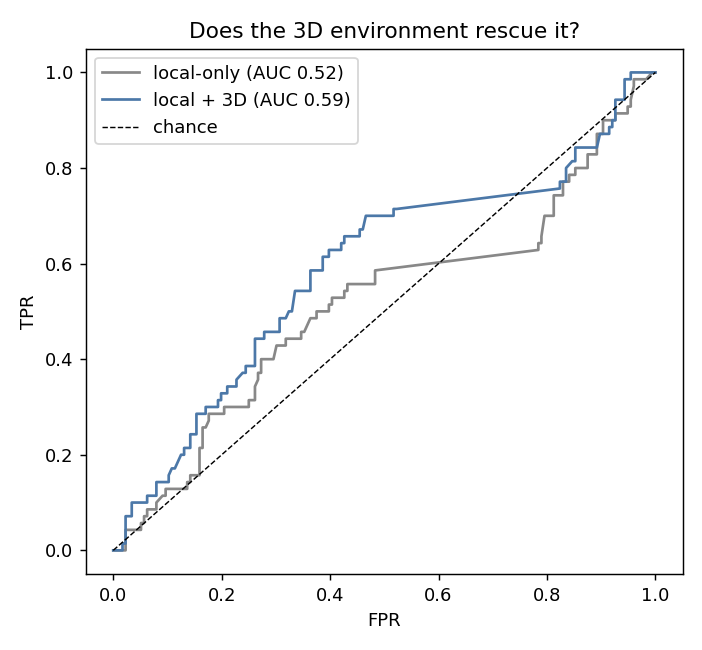

Write Python code to recreate this figure.
"""
proteinX GATE 3 -- the 3D ingredient.

Does adding the mutated residue's 3D CONTACT ENVIRONMENT (the AA identities
packed around it in space, from the known scaffold) rescue mover prediction
that local sequence couldn't (core AUC 0.52)?

Clean A/B: same culled training set, same T4L validation, two feature sets:
   local      = entry geometry(4) + outcome one-hot(100)
   local+3D   = local + contact-AA composition(20) + n_contacts(1)

Note on differencing: the environment is identical for WT and mutant, so it
cancels except through its INTERACTION with the central residue change -- which
a gradient-boosted model can represent. So this tests whether environment-
conditioned substitution effects are learnable, i.e. structure-based ddG-style
signal.
"""
import os
import numpy as np
from collections import Counter, defaultdict
from bending_metric import bending_angle, is_continuous
from feasibility_t4l import parse_ca, window_bend, PDB_DIR
from loop_gate import parse_ss, ss_of, pick_t4l, longest, is_conservative
from gate2_model_feasibility import entry_features, outcome_onehot, AAIDX, TRAIN_DIR
from stats_utils import cluster_auc_ci, paired_delta_auc

CUTOFF = 8.0


def chain_geom(res):
    nums = np.array(sorted(res))
    coords = np.array([res[n][1] for n in nums])
    aai = np.array([AAIDX.get(res[n][0], -1) for n in nums])
    pos = {int(n): i for i, n in enumerate(nums)}
    D = np.sqrt(((coords[:, None, :] - coords[None, :, :]) ** 2).sum(-1))
    return dict(nums=nums, aai=aai, pos=pos, D=D)


def env_at(g, r):
    """contact-AA composition(20) + n_contacts, for non-local neighbors (<8A, |dj|>4)."""
    if r not in g["pos"]:
        return None
    k = g["pos"][r]
    mask = (np.abs(g["nums"] - r) > 4) & (g["D"][k] < CUTOFF)
    valid = mask & (g["aai"] >= 0)
    cnt = np.bincount(g["aai"][valid], minlength=20)[:20].astype(float)
    return list(cnt) + [float(mask.sum())]


def build_training(exclude):
    files = [f[:-4] for f in os.listdir(TRAIN_DIR) if f.endswith(".pdb")]
    Xl, Xe, y, grp = [], [], [], []
    for gi, pid in enumerate(files):
        if pid.upper() in exclude:
            continue
        p = os.path.join(TRAIN_DIR, f"{pid}.pdb")
        try:
            ch, res = longest(parse_ca(p))
        except Exception:
            ch = None
        if ch is None:
            continue
        g = chain_geom(res)
        lo, hi = int(g["nums"].min()), int(g["nums"].max())
        for s in range(lo + 3, hi - 4):
            r = s + 2
            ef = entry_features(res, s)
            win = [s + k for k in range(5)]
            if ef is None or any(w not in res for w in win):
                continue
            pts = np.array([res[w][1] for w in win])
            if not is_continuous(pts):
                continue
            e = env_at(g, r)
            if e is None:
                continue
            seq5 = "".join(res[w][0] for w in win)
            Xl.append(ef + list(outcome_onehot(seq5))); Xe.append(e)
            y.append(bending_angle(pts)); grp.append(gi)
    return (np.array(Xl), np.array(Xe), np.array(y), np.array(grp))


def build_t4l_val():
    files = [f[:-4] for f in os.listdir(PDB_DIR) if f.endswith(".pdb")]
    S = {}
    for pid in files:
        p = os.path.join(PDB_DIR, f"{pid}.pdb")
        try:
            ch, res = pick_t4l(parse_ca(p))
        except Exception:
            ch = None
        if ch is None:
            continue
        helix, sheet, has = parse_ss(p)
        if has:
            S[pid] = dict(chid=ch, res=res, helix=helix, sheet=sheet)
    counts = defaultdict(Counter)
    for d in S.values():
        for rs, (aa, _) in d["res"].items():
            counts[rs][aa] += 1
    cons = {rs: c.most_common(1)[0][0] for rs, c in counts.items()
            if sum(c.values()) >= 10}
    wt_ids, mut1 = [], []
    for pid, d in S.items():
        m = tuple(sorted((rs, cons[rs], aa) for rs, (aa, _) in d["res"].items()
                         if rs in cons and aa != cons[rs]))
        if not m:
            wt_ids.append(pid)
        elif len(m) == 1:
            mut1.append((pid, m[0]))
    wt_med, wt_sig = {}, {}
    for s in range(min(cons), max(cons) - 4):
        vals = np.array([v for v in (window_bend(S[p]["res"], s) for p in wt_ids)
                         if v is not None])
        if len(vals) >= 3:
            wt_med[s] = float(np.median(vals))
            wt_sig[s] = float(1.4826 * np.median(np.abs(vals - np.median(vals))))
    pooled = float(np.median([v for v in wt_sig.values() if v > 0]))
    scaffold = max(wt_ids, key=lambda p: len(S[p]["res"]))
    gsc = chain_geom(S[scaffold]["res"])
    rows = []
    for pid, (r, wtaa, mutaa) in mut1:
        s = r - 2
        if s not in wt_med:
            continue
        b = window_bend(S[pid]["res"], s)
        ef = entry_features(S[scaffold]["res"], s)
        win = [s + k for k in range(5)]
        env = env_at(gsc, r)
        if b is None or ef is None or env is None or any(w not in cons for w in win):
            continue
        delta = b - wt_med[s]
        if is_conservative(wtaa, mutaa) and abs(delta) > 10:        # QC
            continue
        ss = ss_of(S[pid]["helix"], S[pid]["sheet"], S[pid]["chid"], r)
        wt_seq = "".join(cons[w] for w in win)
        rows.append(dict(r=r, delta=delta, mover=abs(delta) > 2 * (wt_sig.get(s, pooled) or pooled),
                         ef=ef, env=env, ss=ss,
                         wt_oh=list(outcome_onehot(wt_seq)),
                         mut_oh=list(outcome_onehot(wt_seq[:2] + mutaa + wt_seq[3:]))))
    return rows


def auc_ci(mov, score, sites):
    """AUC + 90% CI, resampling whole residues (mutations at a site correlate)."""
    auc, lo, hi, _ = cluster_auc_ci(mov, score, sites)
    return auc, lo, hi


def main():
    from sklearn.ensemble import HistGradientBoostingRegressor
    from sklearn.metrics import mean_squared_error, average_precision_score

    t4l = set(f[:-4].upper() for f in os.listdir(PDB_DIR) if f.endswith(".pdb"))
    print("building training set (local + 3D env) ...")
    Xl, Xe, y, grp = build_training(t4l)
    print(f"  {len(y)} windows from {len(set(grp))} chains")
    X3 = np.hstack([Xl, Xe])

    gids = np.array(sorted(set(grp))); np.random.default_rng(0).shuffle(gids)
    te = np.array([g in set(gids[:max(1, len(gids)//5)]) for g in grp]); tr = ~te
    def fit(X):
        m = HistGradientBoostingRegressor(max_iter=400, learning_rate=0.08,
                                          max_depth=6, random_state=0)
        m.fit(X[tr], y[tr]); return m
    Ml, M3 = fit(Xl), fit(X3)
    rmse_l = np.sqrt(mean_squared_error(y[te], Ml.predict(Xl[te])))
    rmse_3 = np.sqrt(mean_squared_error(y[te], M3.predict(X3[te])))
    print(f"  absolute-bending RMSE: local={rmse_l:.1f}  local+3D={rmse_3:.1f} deg "
          f"(3D cuts {100*(1-rmse_3/rmse_l):.0f}% of remaining error)")

    rows = build_t4l_val()
    mov = np.array([x["mover"] for x in rows]); n = len(rows); k = int(mov.sum())
    EFL = np.array([x["ef"] + x["wt_oh"] for x in rows])
    EFLm = np.array([x["ef"] + x["mut_oh"] for x in rows])
    ENV = np.array([x["env"] for x in rows])
    sites = np.array([x["r"] for x in rows])
    dl = np.abs(Ml.predict(EFLm) - Ml.predict(EFL))
    d3 = np.abs(M3.predict(np.hstack([EFLm, ENV])) - M3.predict(np.hstack([EFL, ENV])))

    print("\n" + "=" * 66 + "\n  GATE 3 -- 3D CONTACT ENVIRONMENT vs LOCAL-ONLY\n" + "=" * 66)
    print(f"T4L validation: n={n} single-mutant pairs, movers={k} ({k/n:.0%})")
    for lab, d in [("local-only ", dl), ("local + 3D ", d3)]:
        auc, lo, hi = auc_ci(mov, d, sites)
        ap = average_precision_score(mov, d)
        print(f"  {lab}: AUC={auc:.3f}  90%CI[{lo:.2f},{hi:.2f}]  AP={ap:.3f} (base {k/n:.2f})")

    # core-only (helix/sheet) -- where packing dominates and local died
    core = np.array([x["ss"] in "HE" for x in rows])
    if core.sum() >= 20 and 0 < mov[core].sum() < core.sum():
        al, lol, hil = auc_ci(mov[core], dl[core], sites[core])
        a3c, lo3c, hi3c = auc_ci(mov[core], d3[core], sites[core])
        dc, dlo, dhi, dp = paired_delta_auc(mov[core], dl[core], d3[core], sites[core])
        print(f"  core subset (n={int(core.sum())}, movers={int(mov[core].sum())}): "
              f"local AUC={al:.3f} [{lol:.2f},{hil:.2f}] -> "
              f"local+3D AUC={a3c:.3f} [{lo3c:.2f},{hi3c:.2f}]")
        print(f"      paired dAUC(core) = {dc:+.3f}  90%CI[{dlo:+.2f},{dhi:+.2f}]  "
              f"P(d<=0)={dp:.3f}")

    aL, loL, hiL = auc_ci(mov, dl, sites)
    a3, lo3, hi3 = auc_ci(mov, d3, sites)
    # the lift claim is about the DIFFERENCE, so test the difference directly
    dA, dlo, dhi, dpv = paired_delta_auc(mov, dl, d3, sites)
    print(f"  paired dAUC(all)  = {dA:+.3f}  90%CI[{dlo:+.2f},{dhi:+.2f}]  "
          f"P(d<=0)={dpv:.3f}  ({len(set(sites))} residue clusters)")
    print("\n" + "-" * 66)
    if dlo > 0 and a3 >= 0.62:
        v = ("3D HELPS -- environment-conditioned signal is real; this is the lever. "
             "But note: you've now entered structure-based ddG territory (FoldX/Rosetta/"
             "ThermoMPNN), not novel local-sequence mining.")
    elif dA > 0.04:
        v = (f"3D helps WEAKLY (AUC {aL:.2f}->{a3:.2f}); paired dAUC CI "
             f"[{dlo:+.2f},{dhi:+.2f}] {'excludes' if dlo > 0 else 'includes'} 0. "
             "The environment matters but the local-bending-delta signal stays weak.")
    else:
        v = (f"3D does NOT rescue it (AUC {aL:.2f}->{a3:.2f}). Even the tertiary environment "
             "doesn't make the local-bending DELTA predictable -- the deepest negative: the "
             "mutation's effect on local bending isn't a learnable function of its neighbors either.")
    print("VERDICT:", v)

    import matplotlib; matplotlib.use("Agg")
    import matplotlib.pyplot as plt
    from sklearn.metrics import roc_curve
    plt.figure(figsize=(5.4, 5))
    for lab, d, c in [("local-only", dl, "#888888"), ("local + 3D", d3, "#4C78A8")]:
        fpr, tpr, _ = roc_curve(mov, d); a, _, _ = auc_ci(mov, d, sites)
        plt.plot(fpr, tpr, color=c, label=f"{lab} (AUC {a:.2f})")
    plt.plot([0, 1], [0, 1], "k--", lw=.8, label="chance")
    plt.xlabel("FPR"); plt.ylabel("TPR"); plt.title("Does the 3D environment rescue it?")
    plt.legend(); plt.tight_layout(); plt.savefig("gate3_3d.png", dpi=130)
    print("plot -> gate3_3d.png")


if __name__ == "__main__":
    main()
